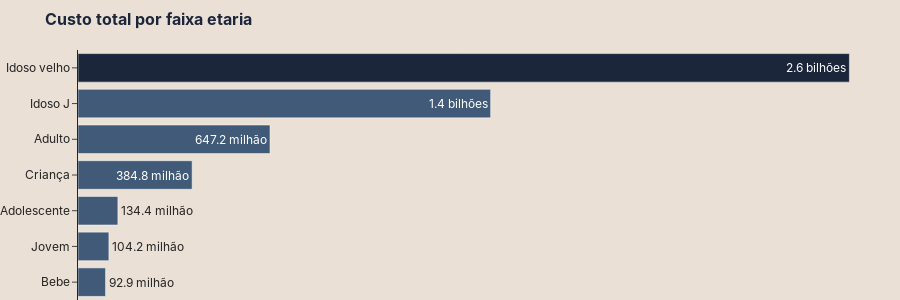

The code cell stored with this chart in its notebook:
### Code cell
barplot_3(data).show()

### Figure 1 — Plotly figure (JSON) as saved in the notebook; plotly's stock layout.template omitted (floating-point values rounded to 4 significant figures)
{"data": [{"hoverlabel": {"bgcolor": "white", "font": {"family": "inter, sans-serif", "size": 12}}, "hovertemplate": "Custo total: %{x}<extra></extra>", "marker": {"color": ["#415a77", "#415a77", "#415a77", "#415a77", "#415a77", "#415a77", "#1b263b"]}, "orientation": "h", "text": ["92.9 milhão", "104.2 milhão", "134.4 milhão", "384.8 milhão", "647.2 milhão", "1.4 bilhões", "2.6 bilhões"], "type": "bar", "x": [92940000.0, 104200000.0, 134400000.0, 384800000.0, 647200000.0, 1391000000.0, 2600000000.0], "y": ["Bebe", "Jovem", "Adolescente", "Criança", "Adulto", "Idoso J", "Idoso velho"]}], "layout": {"dragmode": false, "font": {"family": "inter, sans-serif", "size": 12}, "height": 300, "margin": {"b": 0, "l": 10, "r": 10, "t": 50}, "paper_bgcolor": "#eae0d5", "plot_bgcolor": "#eae0d5", "title": {"font": {"color": "#1b263b", "family": "inter, sans-serif", "size": 16, "weight": "bold"}, "text": "Custo total por faixa etaria"}, "xaxis": {"visible": false}}}
